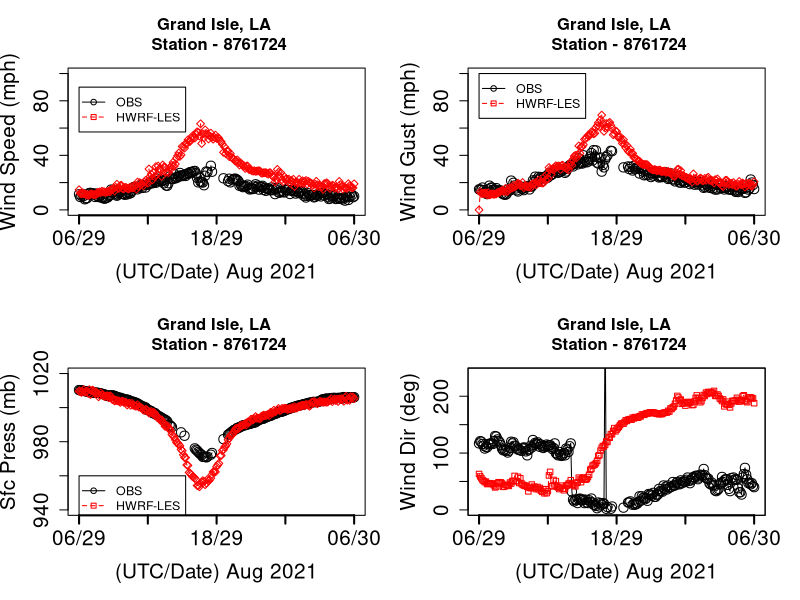

Write the R code that produced this figure.
library(ggplot2)
library(zoo)
getwd()

setwd("/Users/anilkumar/IDA_RPLOT")

wind.df3 = read.csv(file="grandisle_6min.csv")
attach(wind.df3)
head(wind.df3)
tail(wind.df3)

par(mfrow=c(2,2))
OBS_WSPD[OBS_WSPD == 9999] <- NA
OBS_PSFC[OBS_PSFC == 9999] <- NA
OBS_WDIR[OBS_WDIR == 9999] <- NA
OBS_GUST[OBS_GUST == 9999] <- NA
OBS_GUST[OBS_GUST == 5139.49] <- NA
OBS_WSPD[OBS_WSPD == 5139.49] <- NA
plot(OBS_WSPD,  type='o', col="black", ylim=c(0,100), xaxt="n",ann=FALSE, cex.axis=1.5, cex=1.5)

lines(HWRFLES_WSPD, type="o", pch=23, lty=2, col="red")


# Create a title with a red, bold/italic font
title(main="Grand Isle, LA \n Station - 8761724", col.main="black", cex=4)
#title("Eagle Point , TX \n Station 8771013", cex.main = 1.5, col.main= "black")

# Label the x and y axes with dark green text
title(xlab="(UTC/Date) Aug 2021", col.lab=rgb(0,0,0), cex.lab=1.5)
title(ylab="Wind Speed (mph)", col.lab=rgb(0,0,0), cex.lab=1.5)

# Create a legend at (1, g_range[2]) that is slightly smaller 
# (cex) and uses the same line colors and points used by 
# the actual plots 
legend(1, 90, c("OBS","HWRF-LES"), cex=0.90, 
       col=c("black","red"), pch=21:22, lty=1:2);
labels1 = c("06/29","12/29","18/29","00/30","06/30")

axis(1, at=seq(1,241,60), labels=labels1,lwd=2, cex.axis=1.5, cex=1.5)

# PLOT WIND GUST

plot(OBS_GUST,  type='o', col="black", ylim=c(0,100), xaxt="n",ann=FALSE, cex.axis=1.5, cex=1.5)

lines(HWRFLES_GUST, type="o", pch=23, lty=2, col="red")

# Create a title with a red, bold/italic font
title(main="Grand Isle, LA \n Station - 8761724", col.main="black", cex=4)
#title("Eagle Point , TX \n Station 8771013", cex.main = 1.5, col.main= "black")

# Label the x and y axes with dark green text
title(xlab="(UTC/Date) Aug 2021", col.lab=rgb(0,0,0), cex.lab=1.5)
title(ylab="Wind Gust (mph)", col.lab=rgb(0,0,0), cex.lab=1.5)

# Create a legend at (1, g_range[2]) that is slightly smaller 
# (cex) and uses the same line colors and points used by 
# the actual plots 
legend(1, 100, c("OBS","HWRF-LES"), cex=0.90, 
       col=c("black","red"), pch=21:22, lty=1:2);
labels1 = c("06/29","12/29","18/29","00/30","06/30")

axis(1, at=seq(1,241,60), labels=labels1,lwd=2, cex.axis=1.5, cex=1.5)


plot(OBS_PSFC,  type='o', col="black", ylim=c(940,1020), xaxt="n",ann=FALSE, cex.axis=1.5, cex=1.5)


lines(HWRFLES_PSFC, type="o", pch=23, lty=2, col="red")

title(main="Grand Isle, LA \n Station - 8761724", col.main="black", cex=4)
title(xlab="(UTC/Date) Aug 2021", col.lab=rgb(0,0,0), cex.lab=1.5)
title(ylab="Sfc Press (mb)", col.lab=rgb(0,0,0), cex.lab=1.5)
legend(1, 960, c("OBS","HWRF-LES"), cex=0.90, 
       col=c("black","red"), pch=21:22, lty=1:2);
labels1 = c("06/29","12/29","18/29","00/30","06/30")

axis(1, at=seq(1,241,60), labels=labels1,lwd=2, cex.axis=1.5, cex=1.5)

plot(OBS_WDIR,  type='o', col="black", ylim=c(0,240), xaxt="n",ann=FALSE, cex.axis=1.5, cex=1.5)
box()

lines(HWRFLES_WDIR, type="o", pch=22, lty=2, col="red")

title(main="Grand Isle, LA \n Station - 8761724", col.main="black", cex=4)
title(xlab="(UTC/Date) Aug 2021", col.lab=rgb(0,0,0), cex.lab=1.5)

title(ylab="Wind Dir (deg)", col.lab=rgb(0,0,0), cex.lab=1.5)

# Create a legend at (1, g_range[2]) that is slightly smaller 
# (cex) and uses the same line colors and points used by 
# the actual plots 
legend(400, 100, c("OBS","HWRF-LES-HighRES"), cex=0.40, 
       col=c("black","red"), pch=21:22, lty=1:2);
labels1 = c("06/29","12/29","18/29","00/30","06/30")

axis(1, at=seq(1,241,60), labels=labels1,lwd=2, cex.axis=1.5, cex=1.5)